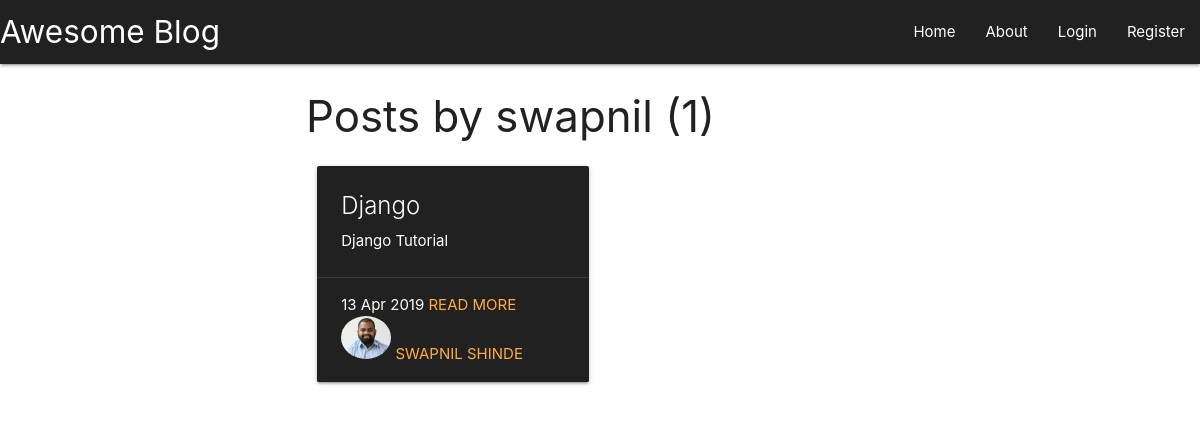
Before: /user/blogs/swapnil with the older database file.
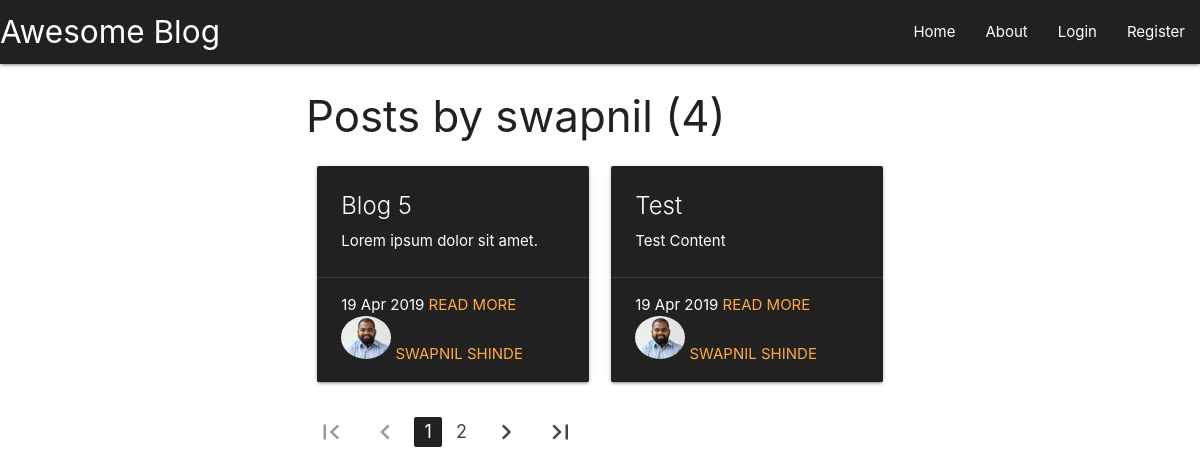
After: the same page with the newer database file.
### blog/models.py (models this page shows, shortened)
class Blog( models.Model ) :
	title = models.CharField( max_length = 200 )
	content = models.TextField()
	date_posted = models.DateTimeField( default = timezone.now )
	author = models.ForeignKey( User, on_delete = models.CASCADE )
	class Meta :
		verbose_name_plural = 'Blog'

### users/models.py (models this page shows, shortened)
class Profile( models.Model ) :
	user = models.OneToOneField( User, on_delete = models.CASCADE )
	user_image = models.ImageField( default = "default.jpg", upload_to = "profile_pics" )

### blog/views.py (the view)
# urls.py: path( 'user/blogs/<str:username>', UsersBlogsListView.as_view(), name = "users_blogs" ),
class UsersBlogsListView( ListView ) :
	model = Blog
	template_name = "blog/users_blogs.html"
	context_object_name = 'blogs'
	paginate_by = 2
	def get_queryset( self ):
		user = get_object_or_404( User, username = self.kwargs.get('username'))
		return Blog.objects.filter( author = user ).order_by( '-date_posted' )

### blog/templates/blog/users_blogs.html
{% extends "blog/header.html" %}
{% block content %}
	<div class="container">
		<h3>Posts by {{view.kwargs.username}} ({{ page_obj.paginator.count }})</h3>
		<div class="row">
			{% for blog in blogs %}
				<div class="col s12 m6">
					<div class="card grey darken-4">
						<div class="card-content white-text">
							<span class="card-title">
								{{ blog.title }}
							</span>
							<p>
								{{ blog.content|safe }}
							</p>
						</div>
						<div class="card-action white-text">
							<span>
								{{ blog.date_posted | date:"d M Y" }}
							</span>
							<a href="{% url 'show_blog' blog.id %}">Read More</a>
							<div>
								<img src="{{ blog.author.profile.user_image.url }}" alt="" class="circle responsive-img" width="50px" height="50px">
								<a href="{% url 'users_blogs' blog.author.username %}">{{ blog.author.first_name }} {{ blog.author.last_name }}</a>
							</div>
						</div>
					</div>
				</div>
			{% endfor %}
		</div>
		{% if is_paginated %}
			<ul class="pagination">
				{% if page_obj.has_previous %}
					<li class="waves-effect"><a href="?page=1"><i class="material-icons">first_page</i></a></li>
					<li class=""><a href="?page={{ page_obj.previous_page_number }}"><i class="material-icons">navigate_before</i></a></li>
				{% else %}
					<li class="disabled"><a href="#"><i class="material-icons">first_page</i></a></li>
					<li class="disabled"><a href="#"><i class="material-icons">navigate_before</i></a></li>
				{% endif %}
				{% for page_number in page_obj.paginator.page_range %}
					{% if page_number == page_obj.number %}
						<li class="waves-effect active grey darken-4"><a href="?page={{page_number}}">{{page_number}}</a></li>
					{% elif page_number > page_obj.number|add:'-2' and page_number < page_obj.number|add:'2' %}
						<li class="waves-effect"><a href="?page={{page_number}}">{{page_number}}</a></li>
					{% endif %}
				{% endfor %}
				{% if page_obj.has_next %}
					<li class=""><a href="?page={{ page_obj.next_page_number }}"><i class="material-icons">navigate_next</i></a></li>
					<li class="waves-effect"><a href="?page={{ page_obj.paginator.num_pages }}"><i class="material-icons">last_page</i></a></li>
				{% else %}
					<li class="disabled"><a href="#"><i class="material-icons">navigate_next</i></a></li>
					<li class="disabled"><a href="#"><i class="material-icons">last_page</i></a></li>
				{% endif %}
			</ul>
		{% endif %}
	</div>
{% endblock %}

Changed rows visible on the page:
no longer on this page (row unchanged): Blog: title "Django", content "Django Tutorial", date_posted "13 Apr 2019", author.profile.user_image (placeholder picture), author.first_name "SWAPNIL", author.last_name "SHINDE"
added Blog: title "Blog 5", content "Lorem ipsum dolor sit amet.", date_posted "19 Apr 2019", author.profile.user_image (placeholder picture), author.first_name "SWAPNIL", author.last_name "SHINDE"
added Blog: title "Test", content "Test Content", date_posted "19 Apr 2019", author.profile.user_image (placeholder picture), author.first_name "SWAPNIL", author.last_name "SHINDE"
Other visible differences:
{{ page_obj.paginator.count }}: "1" → "4"
new list line: "1"
new list line: "2"
